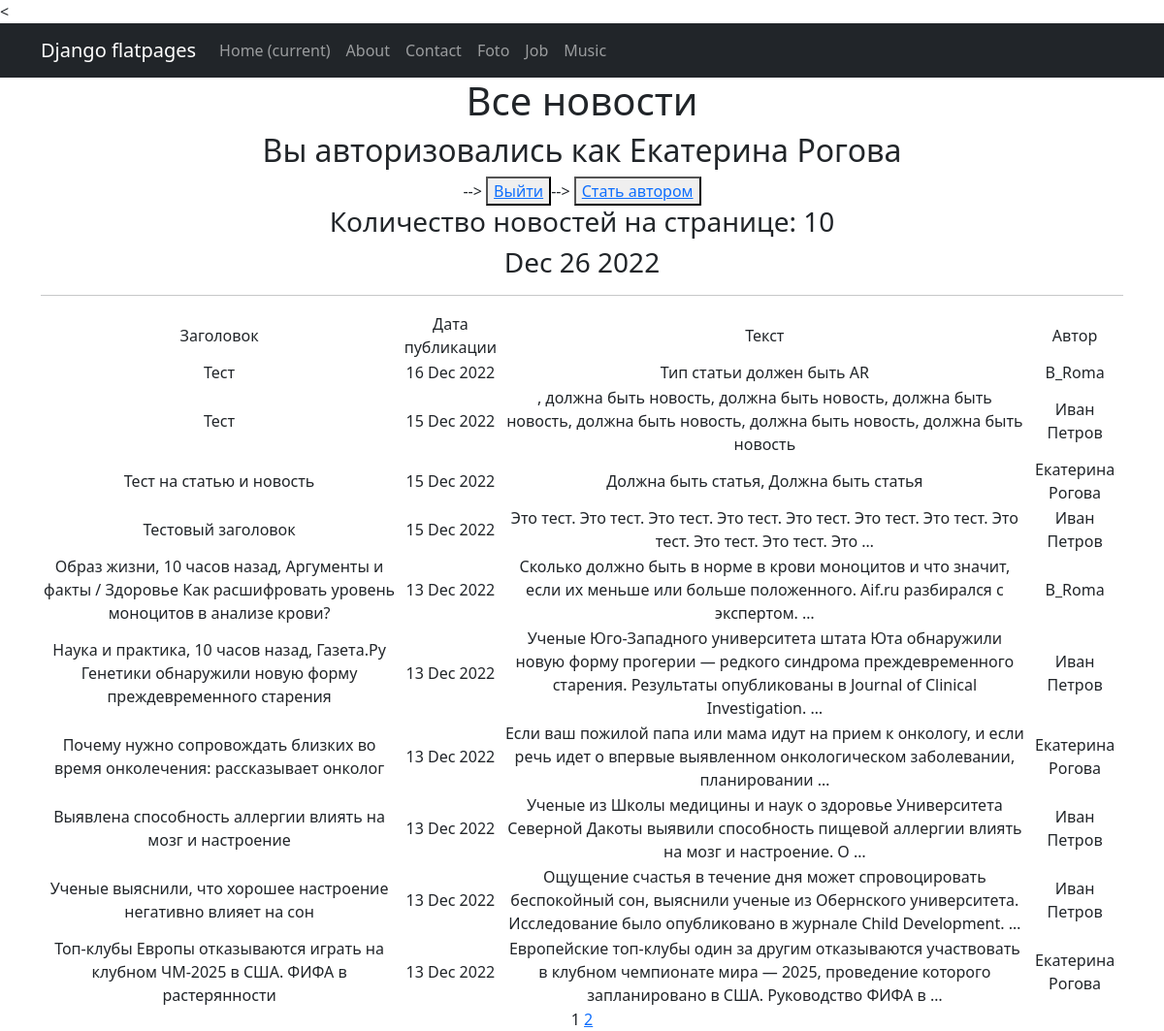
The app's page /news/ (signed in) with its own data.
### news/models.py (models this page shows, shortened)
class Post(models.Model):
    author = models.ForeignKey(Author, on_delete=models.CASCADE)
    type_of_post = models.CharField(max_length=2, choices=type_post)
    time_in = models.DateTimeField(auto_now_add=True)
    title = models.CharField(max_length=255)
    text = models.TextField()
    rating_post = models.IntegerField(default=0)
    post_category = models.ManyToManyField(Category, through='PostCategory')
    @property
    def rating(self):
        return self.rating_post

class Author(models.Model):
    user = models.OneToOneField(User, on_delete=models.CASCADE)
    rating_author = models.IntegerField(default=0)

### news/views.py (the view)
# urls.py: path('', PostsList.as_view(), name = 'all_post'),
class PostsList(ListView):
    model = Post
    ordering = '-time_in'
    template_name = 'posts.html'
    context_object_name = 'posts'
    paginate_by = 10
    def get_context_data(self, **kwargs):
        context = super().get_context_data(**kwargs)
        context['time_now'] = datetime.utcnow()
        context['is_not_author'] = not self.request.user.groups.filter(name = 'authors').exists()
        return context

### news/templatetags/censor.py (called while the page is built)
@register.filter()
def censor(value: str) -> str:
    CURRENCY_WORDS = {'редиска':True,
                      'суд': True}
    try:
        if not isinstance(value, str):
            raise Exception('Error')
        a = value
        for word in list(CURRENCY_WORDS.keys()):
            if word in a:
                a = a.replace(word, f'{word[:1]}*****')
            if word.capitalize() in a:
                a = a.replace(word.capitalize(), f'{word[:1].capitalize()}*****')
        return a
    except Exception as e:
        print(e)

### news/templatetags/custom_tags.py (called while the page is built)
@register.simple_tag()
def current_time(format_string='%b %d %Y'):
   return datetime.utcnow().strftime(format_string)

### templates/posts.html (shortened to what this page needs)
{% extends 'flatpages/default.html' %}
{% load custom_tags %}
{% load censor %}
{% block content %}
   <h1>Все новости</h1>
   {% if request.user.username %}
   <h2>Вы авторизовались как {{request.user.username}}</h2>-->
   <button> <a href="/accounts/logout/">Выйти</a> </button>-->
      {% if is_not_author %}
      <button> <a href="/sign/upgrade/"> Стать автором</a> </button>
      {% endif %}
   {% else %}
   <h2>Вы не авторизовались, нажмите для входа в аккаунт</h2>-->
   <button> <a href="/accounts/login/">Войти</a> </button>-->
   {% endif %}
   <h3>Количество новостей на странице: {{ posts|length }}</h3>
   <h3>{% current_time '%b %d %Y' %}</h3>
   <hr>
   {% if posts %}
       <table>
           <tr>
               <td>Заголовок</td>
               <td>Дата публикации</td>
               <td>Текст</td>
               <td>Автор</td>
           </tr>
           {% for post in posts %}
           <tr>
               <td>{{ post.title }}</td>
               <td>{{ post.time_in|date:'d M Y' }}</td>
               <td>{{ post.text|truncatewords:21|censor }}</td>
               <td>{{ post.author.user }}</td>
           </tr>
           {% endfor %}
       </table>
   {% else %}
       <h2>Новостей нет!</h2>
   {% endif %}
   {{ page_obj.number }}
   {% if page_obj.has_next %}
       <a href="?page={{ page_obj.next_page_number }}">{{ page_obj.next_page_number }}</a>
   {% endif %}
{% endblock content %}

### records on screen
Post: title "Тест", time_in "16 Dec 2022", text|censor "Тип статьи должен быть AR", author.user "B_Roma"
Post: title "Тест", time_in "15 Dec 2022", text|censor ", должна быть новость, должна быть новость, должна быть новость, должна быть новость, должна быть новость, должна быть новость", author.user "Иван Петров"
Post: title "Тест на статью и новость", time_in "15 Dec 2022", text|censor "Должна быть статья, Должна быть статья", author.user "Екатерина Рогова"
Post: title "Тестовый заголовок", time_in "15 Dec 2022", text|censor "Это тест. Это тест. Это тест. Это тест. Это тест. Это тест. Это тест. Это тест. Это тест. Это тест. Это …", author.user "Иван Петров"
Post: title "Образ жизни, 10 часов назад, Аргументы и факты / Здоровье Как расшифровать уровень моноцитов в анализе крови?", time_in "13 Dec 2022", text|censor "Сколько должно быть в норме в крови моноцитов и что значит, если их меньше или больше положенного. Aif.ru разбирался с экспертом. …", author.user "B_Roma"
Post: title "Наука и практика, 10 часов назад, Газета.Ру Генетики обнаружили новую форму преждевременного старения", time_in "13 Dec 2022", text|censor "Ученые Юго-Западного университета штата Юта обнаружили новую форму прогерии — редкого синдрома преждевременного старения. Результаты опубликованы в Journal of Clinical Investigation. …", author.user "Иван Петров"
Post: title "Почему нужно сопровождать близких во время онколечения: рассказывает онколог", time_in "13 Dec 2022", text|censor "Если ваш пожилой папа или мама идут на прием к онкологу, и если речь идет о впервые выявленном онкологическом заболевании, планировании …", author.user "Екатерина Рогова"
Post: title "Выявлена способность аллергии влиять на мозг и настроение", time_in "13 Dec 2022", text|censor "Ученые из Школы медицины и наук о здоровье Университета Северной Дакоты выявили способность пищевой аллергии влиять на мозг и настроение. О …", author.user "Иван Петров"
Post: title "Ученые выяснили, что хорошее настроение негативно влияет на сон", time_in "13 Dec 2022", text|censor "Ощущение счастья в течение дня может спровоцировать беспокойный сон, выяснили ученые из Обернского университета. Исследование было опубликовано в журнале Child Development. …", author.user "Иван Петров"
Post: title "Топ-клубы Европы отказываются играть на клубном ЧМ-2025 в США. ФИФА в растерянности", time_in "13 Dec 2022", text|censor "Европейские топ-клубы один за другим отказываются участвовать в клубном чемпионате мира — 2025, проведение которого запланировано в США. Руководство ФИФА в …", author.user "Екатерина Рогова"

### other values on screen
{{ request.user.username }} "Екатерина Рогова"
{{ posts|length }} "10"
{{ page_obj.number }} "1"
{{ page_obj.next_page_number }} "2"
